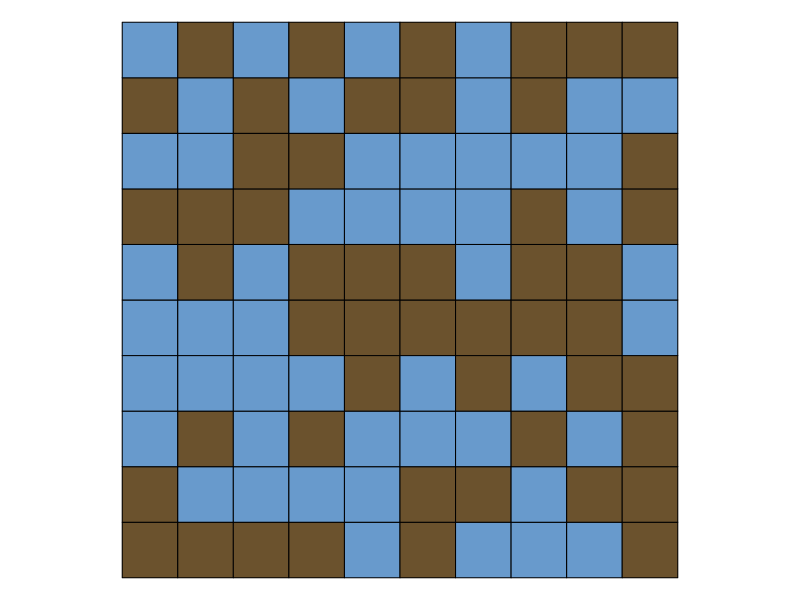

Here is the R script that generated this plot:
## ---- chunk 1
#| fig-width: 6
#| fig-height: 6

set.seed(123)
grid_size <- 10
total_cells <- grid_size * grid_size
red_indices <- sample(1:total_cells, 50)
color_matrix <- matrix("#6b522d", nrow = grid_size, ncol = grid_size)
color_matrix[red_indices] <- "#689acc"

par(mar = c(0, 0, 0, 0))
plot(NULL, xlim = c(0, grid_size), ylim = c(0, grid_size), xaxt = 'n', yaxt = 'n',
     xlab = "", ylab = "", asp = 1, bty = "n")

for (i in 1:grid_size) {
  for (j in 1:grid_size) {
    rect(i - 1, j - 1, i, j, col = color_matrix[i, j], border = "black", lwd = 1)
  }
}
